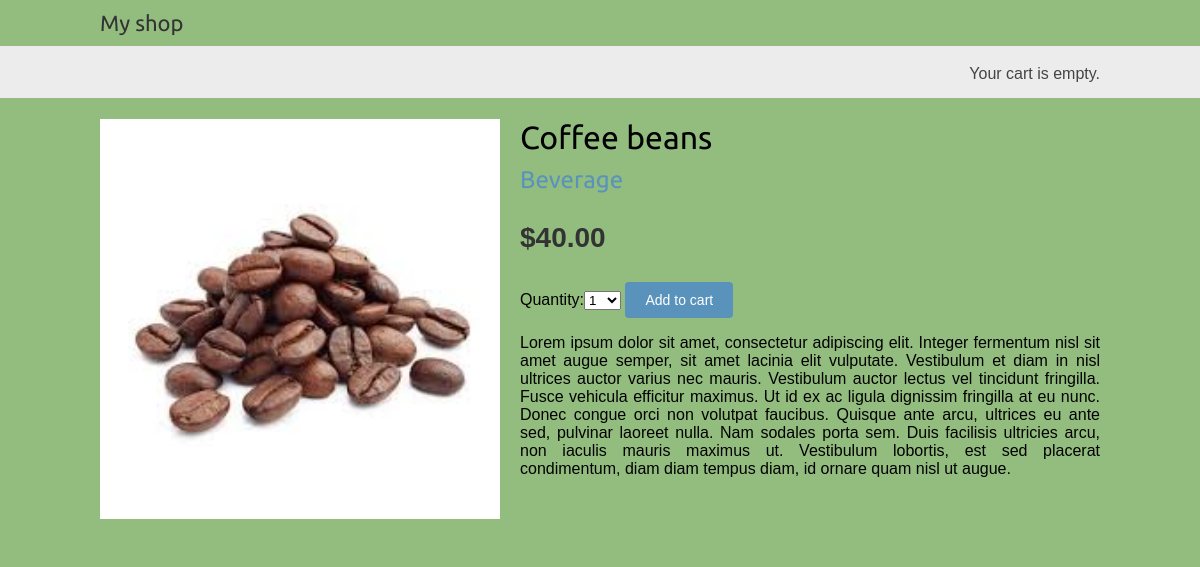
Page /4/coffee-beans/ on the committed database.
### shop/models.py (models this page shows, shortened)
class Product(models.Model):
    category = models.ForeignKey(Category,related_name='products',on_delete=models.CASCADE)
    name = models.CharField(max_length=200, db_index=True)
    slug = models.SlugField(max_length=200, db_index=True)
    image = models.ImageField(upload_to='products/%Y/%m/%d',blank=True)
    description = models.TextField(blank=True)
    price = models.DecimalField(max_digits=10, decimal_places=2)
    available = models.BooleanField(default=True)
    created = models.DateTimeField(auto_now_add=True)
    updated = models.DateTimeField(auto_now=True)
    class Meta:
        ordering = ('name',)
        index_together = (('id', 'slug'),)

class Category(models.Model):
    name = models.CharField(max_length=200, db_index=True)
    slug = models.SlugField(max_length=200, unique=True)
    class Meta:
        ordering = ('name',)
        verbose_name = 'category'
        verbose_name_plural = 'categories'
    def __str__(self):
        return self.name
    def get_absolute_url(self):
        return reverse('shop:product_list_by_category', args=[self.slug])

### shop/views.py (the view)
# urls.py: path('<int:id>/<slug:slug>/', views.product_detail, name='product_detail'),
def product_detail(request, id, slug):
    product = get_object_or_404(Product,id=id,slug=slug,available=True)
    cart_product_form = CartAddProductForm()
    return render(request,'shop/product/detail.html',
                  {'product': product, 'cart_product_form': cart_product_form})

### cart/forms.py
class CartAddProductForm(forms.Form):
    quantity = forms.TypedChoiceField(choices=PRODUCT_QUANTITY_CHOICES,coerce=int)
    update = forms.BooleanField(required=False,initial=False,widget=forms.HiddenInput)

### cart/cart.py (called while the page is built)
    def __len__(self):
        return sum(item['quantity'] for item in self.cart.values())

### cart/context_processors.py (called while the page is built)
def	cart(request):
    return	{'cart': Cart(request)}

### shop/templates/shop/product/detail.html (shortened to what this page needs)
{% extends "shop/base.html" %}
{% load static %}
{% block content %}
  <div class="product-detail">
    <img src="{% if product.image %}{{ product.image.url }}{% else %}{% static "img/no_image.png" %}{% endif %}">
    <h1>{{ product.name }}</h1>
    <h2><a href="{{ product.category.get_absolute_url }}">{{ product.category }}</a></h2>
    <p class="price">${{ product.price }}</p>
    <form action="{% url 'cart:cart_add' product.id %}" method="post">
      {{ cart_product_form }}
      <input type="submit" value="Add to cart">
    </form>
    {{ product.description|linebreaks }}
  </div>
{% endblock %}

### shop/static/css/base.css (style rules this page uses)
body { margin:0; padding:0; font-family:helvetica, sans-serif; }
h1, h2, h3, h4, h5 , h6 { font-family: 'Ubuntu', sans-serif; font-weight:normal; }
a { text-decoration:none; color:#5993bb; }
a.button, input[type="submit"] { color:#fff; background:#5993bb; border-radius:4px; padding:10px 20px; font-size:14px; border:0; }
.product-detail { text-align:justify; }
.product-detail .price { color:#333; font-size:28px; font-weight:bold; }
.product-detail img { width:40%; float:left; padding:0 20px 20px 0; }
.product-detail h1 { margin-bottom:0; }
.product-detail h2 { margin-top:10px; }

### rows in the picture
Product: image (picture), name "Coffee beans", category "Beverage", price "40.00", description "Lorem ipsum dolor sit amet, consectetur adipiscing elit. Integer fermentum nisl sit amet augue semper, sit amet lacinia elit vulputate. Vestibulum et diam in nisl ultrices auctor varius nec mauris. Vestibulum auctor lectus vel tincidunt fringilla. Fusce vehicula efficitur maximus. Ut id ex ac ligula dignissim fringilla at eu nunc. Donec congue orci non volutpat faucibus. Quisque ante arcu, ultrices eu ante sed, pulvinar laoreet nulla. Nam sodales porta sem. Duis facilisis ultricies arcu, non iaculis mauris maximus ut. Vestibulum lobortis, est sed placerat condimentum, diam diam tempus diam, id ornare quam nisl ut augue."
